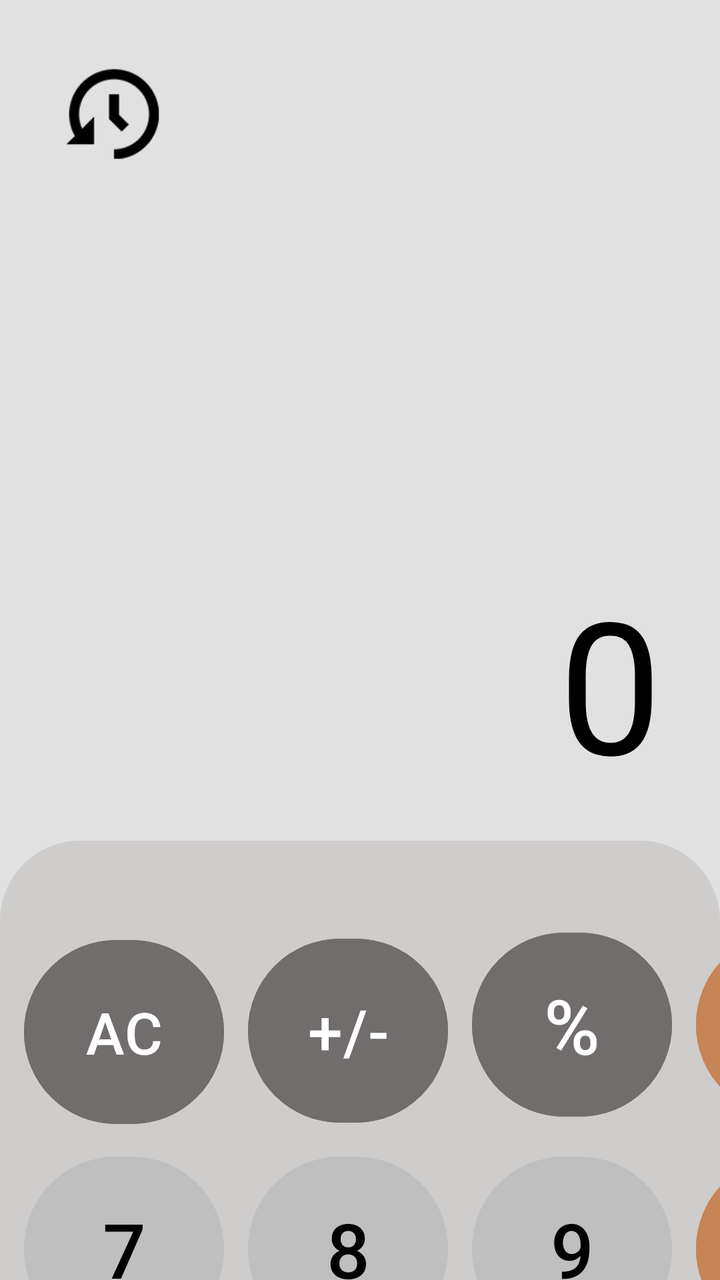
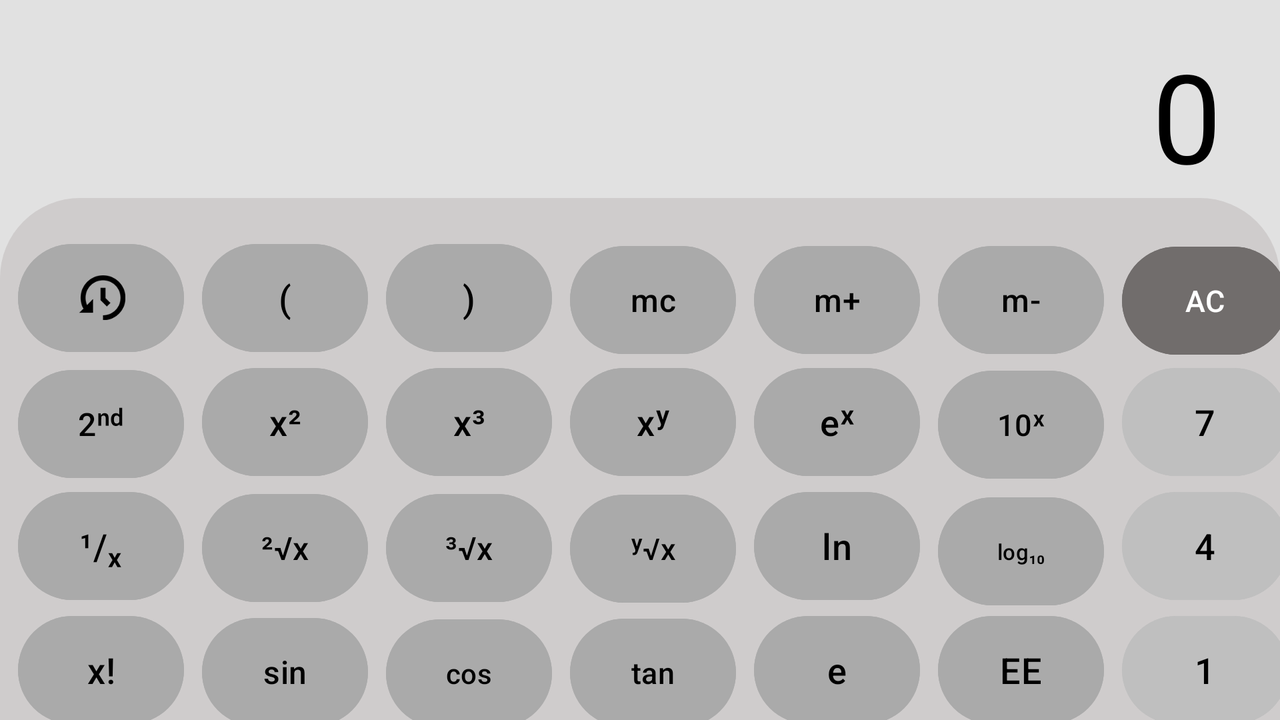

Two renders of one Android screen. The first uses the default layout on a phone; the second uses the alternative layout the repository ships for a different screen configuration, on a matching device. The two XML files are below.
<!-- AndroidManifest.xml: application theme Theme.Calculator -->
<!-- res/layout/activity_main.xml -->
<?xml version="1.0" encoding="utf-8"?>
<LinearLayout xmlns:android="http://schemas.android.com/apk/res/android"
    xmlns:tools="http://schemas.android.com/tools"
    android:layout_width="match_parent"
    android:orientation="vertical"
    android:background="@color/background"
    android:layout_height="match_parent"
    tools:context=".MainActivity">
    <ImageView
        android:id="@+id/historyOption"
        android:layout_width="50sp"
        android:layout_marginTop="32sp"
        android:layout_marginStart="32sp"
        android:layout_height="50sp"
        android:src="@drawable/history"/>
    <HorizontalScrollView
        android:id="@+id/horizont1"
        style="@style/horizontalScrollFirst">
        <TextView
            android:text="@string/empty"
            android:id="@+id/previousnum"
            style="@style/previousNum1" />
    </HorizontalScrollView>
    <TextView
        android:id="@+id/operate"
        style="@style/previousNum"/>
    <HorizontalScrollView
        android:layout_marginBottom="18sp"
        android:id="@+id/horizontal"
        style="@style/HorizontalScrollView">
        <TextView
            android:id="@+id/result"
            android:text="0"
            style="@style/resultView" />
    </HorizontalScrollView>
    <LinearLayout
        android:background="@drawable/keyholder"
        android:layout_width="match_parent"
        android:layout_height="match_parent"
        android:orientation="vertical">
        <TableLayout
            android:layout_marginTop="30sp"
            android:layout_width="wrap_content"
            android:layout_height="wrap_content"
            android:layout_centerHorizontal="true"
            android:layout_gravity="center">
            <TableRow android:layout_marginTop="12sp">
                <Button
                    android:id="@+id/button0"
                    style="@style/button.gray"
                    android:text="AC"
                    android:textSize="29sp" />
                <Button
                    android:id="@+id/button1"
                    style="@style/button.gray"
                    android:text="+/-"
                    android:textSize="31sp" />
                <Button
                    android:id="@+id/button2"
                    style="@style/button.gray"
                    android:text="%" />
                <Button
                    android:id="@+id/button3"
                    style="@style/button.orange"
                    android:text="÷" />
            </TableRow>
            <TableRow android:layout_marginTop="12sp">
                <Button
                    android:id="@+id/button4"
                    style="@style/button.dark"
                    android:text="7" />
                <Button
                    android:id="@+id/button5"
                    style="@style/button.dark"
                    android:text="8" />
                <Button
                    android:id="@+id/button6"
                    style="@style/button.dark"
                    android:text="9" />
                <Button
                    android:id="@+id/button7"
                    style="@style/button.orange"
                    android:text="×" />
            </TableRow>
            <TableRow android:layout_marginTop="12sp">
                <Button
                    android:id="@+id/button8"
                    style="@style/button.dark"
                    android:text="4" />
                <Button
                    android:id="@+id/button9"
                    style="@style/button.dark"
                    android:text="5" />
                <Button
                    android:id="@+id/button10"
                    style="@style/button.dark"
                    android:text="6" />
                <Button
                    android:id="@+id/button11"
                    style="@style/button.orange"
                    android:text="-" />
            </TableRow>
            <TableRow android:layout_marginTop="12sp">
                <Button
                    android:id="@+id/button12"
                    style="@style/button.dark"
                    android:text="1" />
                <Button
                    android:id="@+id/button13"
                    style="@style/button.dark"
                    android:text="2" />
                <Button
                    android:id="@+id/button14"
                    style="@style/button.dark"
                    android:text="3" />
                <Button
                    android:id="@+id/button15"
                    style="@style/button.orange"
                    android:text="+" />
            </TableRow>
        </TableLayout>
        <LinearLayout
            style="@style/linearLayoutView"
            android:layout_gravity="center">
            <Button
                android:id="@+id/button16"
                style="@style/buttonLong"
                android:text="0" />
            <Button
                android:id="@+id/button17"
                style="@style/button.dark"
                android:layout_marginTop="8sp"
                android:text="." />
            <Button
                android:id="@+id/button18"
                style="@style/button.orange"
                android:layout_marginTop="8sp"
                android:text="=" />
        </LinearLayout>
    </LinearLayout>
</LinearLayout>
<!-- resources referenced by this layout -->
<resources>
  <color name="background">#E1E1E1</color>
  <!-- drawable keyholder (drawable) -->
  <?xml version="1.0" encoding="utf-8"?>
  
  <selector xmlns:android="http://schemas.android.com/apk/res/android">
  
      <item>
          <shape android:shape="rectangle">
  
              <solid android:color="@color/holder"/>
              <corners android:topLeftRadius="40sp"
                  android:topRightRadius="40sp"/>
          </shape>
      </item>
  </selector>
  <string name="empty">  </string>
  <style name="HorizontalScrollView">
          <item name="android:scrollbars">none</item>
          <item name="android:layout_marginEnd">29sp</item>
          <item name="android:layout_marginStart">29sp</item>
          <item name="android:layout_width">match_parent</item>
          <item name="android:layout_height">wrap_content</item>
          <item name="android:textAlignment">textEnd</item>
          <item name="android:layoutDirection">ltr</item>
      </style>
  <style name="button.dark">
          <item name="android:backgroundTint">@color/numberButton</item>
          <item name="android:textColor">@color/numberText</item>
      </style>
  <style name="button.gray">
          <item name="android:backgroundTint">@color/acNums</item>
          <item name="android:textColor">@color/acText</item>
      </style>
  <style name="button.orange">
          <item name="android:backgroundTint">@color/operationsNums</item>
          <item name="android:textColor">@color/numberText</item>
          <item name="android:layout_marginEnd">12sp</item>
      </style>
  <style name="buttonLong">
          <item name="android:textColor">@color/numberText</item>
          <item name="android:backgroundTint">@color/numberButton</item>
          <item name="android:textSize">38sp</item>
          <item name="android:textAlignment">textStart</item>
          <item name="android:layout_marginTop">8sp</item>
          <item name="android:layout_marginStart">10sp</item>
          <item name="android:layout_width">214sp</item>
          <item name="android:layout_height">100sp</item>
      </style>
  <style name="linearLayoutView">
          <item name="android:layout_width">wrap_content</item>
          <item name="android:layout_height">wrap_content</item>
          <item name="android:layout_centerHorizontal">true</item>
      </style>
  <style name="previousNum1">
          <item name="android:textColor">@color/gray</item>
          <item name="android:layout_width">match_parent</item>
          <item name="android:layout_height">wrap_content</item>
          <item name="android:text">@string/empty</item>
          <item name="android:textSize">32sp</item>
          <item name="android:layout_gravity">end</item>
          <item name="android:gravity">end</item>
      </style>
  <style name="resultView">
          <item name="android:layout_width">match_parent</item>
          <item name="android:layout_height">match_parent</item>
          <item name="android:textColor">@color/resultNum</item>
          <item name="android:textSize">92sp</item>
          <item name="android:gravity">end</item>
          <item name="android:layout_gravity">end</item>
      </style>
  <style name="Theme.Calculator" parent="Base.Theme.Calculator" />
  <color name="holder">#CFCCCC</color>
  <color name="numberButton">#BFBFBF</color>
  <color name="numberText">#000000</color>
  <color name="acNums">#716D6C</color>
  <color name="acText">#FFFFFF</color>
  <color name="operationsNums">#C68457</color>
  <color name="gray">#737070</color>
  <color name="resultNum">#000000</color>
  <style name="Base.Theme.Calculator" parent="Theme.Material3.DayNight.NoActionBar">
          <item name="android:statusBarColor">@color/background</item>
          <item name="android:navigationBarColor">@color/holder</item>
          
          
      </style>
</resources>
<!-- res/layout-land/activity_main.xml (the repository's variant of the layout above) -->
<!-- drawn on the phone turned sideways -->
<?xml version="1.0" encoding="utf-8"?>

<LinearLayout xmlns:android="http://schemas.android.com/apk/res/android"
    xmlns:tools="http://schemas.android.com/tools"
    android:layout_width="match_parent"
    android:orientation="vertical"
    android:background="@color/background"
    android:layout_height="match_parent"
    tools:context=".MainActivity">
    <HorizontalScrollView
        android:id="@+id/horizont1"
        style="@style/horizontalScrollFirst">
        <LinearLayout
            android:layout_gravity="end"
            android:layout_width="wrap_content"
            android:layout_height="wrap_content"
            android:orientation="horizontal">
            <TextView
                android:text="@string/empty"
                android:id="@+id/previousnum"
                style="@style/previousNum1" />
            <TextView
                android:text="@string/empty"
                android:id="@+id/operate"
                style="@style/previousNum"/>
        </LinearLayout>
    </HorizontalScrollView>
    <HorizontalScrollView
        android:id="@+id/horizontal"
        style="@style/HorizontalScrollView">
        <TextView
            android:id="@+id/result"
            android:text="0"
            style="@style/resultView" />
    </HorizontalScrollView>
    <LinearLayout
        android:background="@drawable/keyholder"
        android:layout_width="match_parent"
        android:layout_height="match_parent"
        android:orientation="vertical">
        <LinearLayout
            android:layout_gravity="center"
            android:layout_width="wrap_content"
            android:layout_height="wrap_content"
            android:layout_marginTop="19sp"
            android:orientation="horizontal">
            <TableLayout
                android:layout_width="wrap_content"
                android:layout_height="wrap_content"
                android:layout_centerHorizontal="true">
                <TableRow>
                    <RelativeLayout
                        android:layout_width="wrap_content"
                        android:layout_height="wrap_content">
                        <Button
                            style="@style/button.dark_land"
                            tools:ignore="SpeakableTextPresentCheck" />
                        <ImageView
                            android:id="@+id/historyOption"
                            android:layout_marginStart="39sp"
                            android:layout_centerVertical="true"
                            android:layout_width="25sp"
                            android:layout_height="25sp"
                            android:src="@drawable/history"/>
                    </RelativeLayout>
                    <Button
                        android:id="@+id/c1"
                        style="@style/button.dark_land"
                        android:text="(" />
                    <Button
                        android:id="@+id/c2"
                        style="@style/button.dark_land"
                        android:text=")" />
                    <Button
                        android:textSize="16sp"
                        style="@style/button.dark_land"
                        android:text="mc" />
                    <Button
                        android:textSize="16sp"
                        style="@style/button.dark_land"
                        android:text="m+" />
                    <Button
                        android:textSize="16sp"
                        style="@style/button.dark_land"
                        android:text="m-" />
                </TableRow>
                <TableRow>
                    <Button
                        android:textSize="16sp"
                        style="@style/button.dark_land"
                        android:text="2ⁿᵈ" />
                    <Button
                        android:id="@+id/x2"
                        style="@style/button.dark_land"
                        android:text="x²" />

                    <Button
                        android:id="@+id/x3"
                        style="@style/button.dark_land"
                        android:text="x³" />

                    <Button
                        android:id="@+id/xy"
                        style="@style/button.dark_land"
                        android:text="xʸ" />
                    <Button
                        android:id="@+id/ex"
                        style="@style/button.dark_land"
                        android:text="eˣ" />
                    <Button
                        android:id="@+id/o10x"
                        android:textSize="15sp"
                        style="@style/button.dark_land"
                        android:text="10ˣ" />
                </TableRow>
                <TableRow>
                    <Button
                        android:id="@+id/divide1"
                        style="@style/button.dark_land"
                        android:text="¹/ₓ" />
                    <Button
                        android:textSize="16sp"
                        style="@style/button.dark_land"
                        android:text="²√x" />
                    <Button
                        android:textSize="16sp"
                        style="@style/button.dark_land"
                        android:text="³√x" />
                    <Button
                        android:textSize="15sp"
                        style="@style/button.dark_land"
                        android:text="ʸ√x" />
                    <Button
                        style="@style/button.dark_land"
                        android:text="ln" />
                    <Button
                        style="@style/button.dark_land"
                        android:text="log₁₀"
                        android:textSize="11sp"/>
                </TableRow>
                <TableRow>
                    <Button
                        style="@style/button.dark_land"
                        android:text="x!" />

                    <Button
                        style="@style/button.dark_land"
                        android:textSize="16sp"
                        android:text="sin" />
                    <Button
                        android:textSize="14sp"
                        style="@style/button.dark_land"
                        android:text="cos" />
                    <Button
                        android:textSize="15sp"
                        style="@style/button.dark_land"
                        android:text="tan" />
                    <Button
                        style="@style/button.dark_land"
                        android:text="e" />
                    <Button
                        style="@style/button.dark_land"
                        android:text="EE" />
                </TableRow>
                <TableRow>
                    <Button
                        android:textSize="13sp"
                        style="@style/button.dark_land"
                        android:text="Rad" />
                    <Button
                        android:textSize="12sp"
                        style="@style/button.dark_land"
                        android:text="sinh" />
                    <Button
                        style="@style/button.dark_land"
                        android:text="cosh"
                        android:textSize="10sp"/>
                    <Button
                        style="@style/button.dark_land"
                        android:text="tanh"
                        android:textSize="11sp"/>
                    <Button
                        android:id="@+id/pi"
                        style="@style/button.dark_land"
                        android:text="π" />
                    <Button
                        style="@style/button.dark_land"
                        android:text="Rand"
                        android:textSize="10sp"/>
                </TableRow>
            </TableLayout>
            <TableLayout
                android:layout_width="wrap_content"
                android:layout_height="wrap_content">
                <TableRow>
                    <Button
                        android:id="@+id/button0"
                        style="@style/button.gray"
                        android:text="AC"
                        android:textSize="15sp" />
                    <Button
                        android:id="@+id/button1"
                        style="@style/button.gray"
                        android:text="+/-"
                        android:textSize="15sp" />
                    <Button
                        android:id="@+id/button2"
                        style="@style/button.gray"
                        android:text="%" />
                    <Button
                        android:id="@+id/button3"
                        style="@style/button.orange"
                        android:text="÷" />
                </TableRow>
                <TableRow>
                    <Button
                        android:id="@+id/button4"
                        style="@style/button.dark"
                        android:text="7" />
                    <Button
                        android:id="@+id/button5"
                        style="@style/button.dark"
                        android:text="8" />
                    <Button
                        android:id="@+id/button6"
                        style="@style/button.dark"
                        android:text="9" />
                    <Button
                        android:id="@+id/button7"
                        style="@style/button.orange"
                        android:text="×" />
                </TableRow>
                <TableRow>
                    <Button
                        android:id="@+id/button8"
                        style="@style/button.dark"
                        android:text="4" />
                    <Button
                        android:id="@+id/button9"
                        style="@style/button.dark"
                        android:text="5" />
                    <Button
                        android:id="@+id/button10"
                        style="@style/button.dark"
                        android:text="6" />
                    <Button
                        android:id="@+id/button11"
                        style="@style/button.orange"
                        android:text="-" />
                </TableRow>
                <TableRow>
                    <Button
                        android:id="@+id/button12"
                        style="@style/button.dark"
                        android:text="1" />
                    <Button
                        android:id="@+id/button13"
                        style="@style/button.dark"
                        android:text="2" />
                    <Button
                        android:id="@+id/button14"
                        style="@style/button.dark"
                        android:text="3" />
                    <Button
                        android:id="@+id/button15"
                        style="@style/button.orange"
                        android:text="+" />
                </TableRow>
                <LinearLayout
                    android:layout_marginTop="-5sp"
                    style="@style/linearLayoutView"
                    android:layout_gravity="end">
                    <Button
                        android:id="@+id/button16"
                        style="@style/buttonLong"
                        android:text="0" />
                    <Button
                        android:id="@+id/button17"
                        style="@style/button.dark"
                        android:layout_marginTop="8sp"
                        android:text="." />
                    <Button
                        android:id="@+id/button18"
                        style="@style/button.orange"
                        android:layout_marginTop="8sp"
                        android:text="=" />
                </LinearLayout>
            </TableLayout>
        </LinearLayout>
    </LinearLayout>
</LinearLayout>
<!-- resources referenced by the variant -->
<!-- as the phone turned sideways resolves them -->
<resources>
  <color name="background">#E1E1E1</color>
  <!-- drawable keyholder (drawable) -->
  <?xml version="1.0" encoding="utf-8"?>
  
  <selector xmlns:android="http://schemas.android.com/apk/res/android">
  
      <item>
          <shape android:shape="rectangle">
  
              <solid android:color="@color/holder"/>
              <corners android:topLeftRadius="40sp"
                  android:topRightRadius="40sp"/>
          </shape>
      </item>
  </selector>
  <string name="empty">  </string>
  <!-- from res/values-land/ -->
  <style name="HorizontalScrollView">
          <item name="android:scrollbars">none</item>
          <item name="android:layout_marginEnd">29sp</item>
          <item name="android:layout_marginStart">29sp</item>
          <item name="android:layout_width">match_parent</item>
          <item name="android:layout_height">wrap_content</item>
          <item name="android:textAlignment">textEnd</item>
          <item name="android:layoutDirection">ltr</item>
      </style>
  <!-- from res/values-land/ -->
  <style name="button.dark">
          <item name="android:backgroundTint">@color/numberButton</item>
          <item name="android:textColor">@color/numberText</item>
      </style>
  <style name="button.dark_land">
          <item name="android:backgroundTint">@color/landBtn</item>
          <item name="android:textColor">@color/numberText</item>
      </style>
  <!-- from res/values-land/ -->
  <style name="button.gray">
          <item name="android:backgroundTint">@color/acNums</item>
          <item name="android:textColor">@color/acText</item>
      </style>
  <!-- from res/values-land/ -->
  <style name="button.orange">
          <item name="android:backgroundTint">@color/operationsNums</item>
          <item name="android:textColor">@color/numberText</item>
          <item name="android:layout_marginEnd">12sp</item>
      </style>
  <!-- from res/values-land/ -->
  <style name="linearLayoutView">
          <item name="android:layout_width">wrap_content</item>
          <item name="android:layout_height">wrap_content</item>
          <item name="android:layout_centerHorizontal">true</item>
      </style>
  <!-- from res/values-land/ -->
  <style name="previousNum1">
          <item name="android:textColor">@color/gray</item>
          <item name="android:layout_width">match_parent</item>
          <item name="android:layout_height">wrap_content</item>
          <item name="android:text">@string/empty</item>
          <item name="android:textSize">12sp</item>
          <item name="android:layout_gravity">end</item>
          <item name="android:gravity">end</item>
      </style>
  <!-- from res/values-land/ -->
  <style name="resultView">
          <item name="android:layout_width">match_parent</item>
          <item name="android:layout_height">match_parent</item>
          <item name="android:textColor">@color/resultNum</item>
          <item name="android:textSize">62sp</item>
          <item name="android:gravity">end</item>
          <item name="android:layout_gravity">end</item>
      </style>
  <style name="Theme.Calculator" parent="Base.Theme.Calculator" />
  <color name="holder">#CFCCCC</color>
  <color name="numberButton">#BFBFBF</color>
  <color name="numberText">#000000</color>
  <color name="landBtn">#AAAAAA</color>
  <color name="acNums">#716D6C</color>
  <color name="acText">#FFFFFF</color>
  <color name="operationsNums">#C68457</color>
  <color name="gray">#737070</color>
  <color name="resultNum">#000000</color>
  <style name="Base.Theme.Calculator" parent="Theme.Material3.DayNight.NoActionBar">
          <item name="android:statusBarColor">@color/background</item>
          <item name="android:navigationBarColor">@color/holder</item>
          
          
      </style>
</resources>
